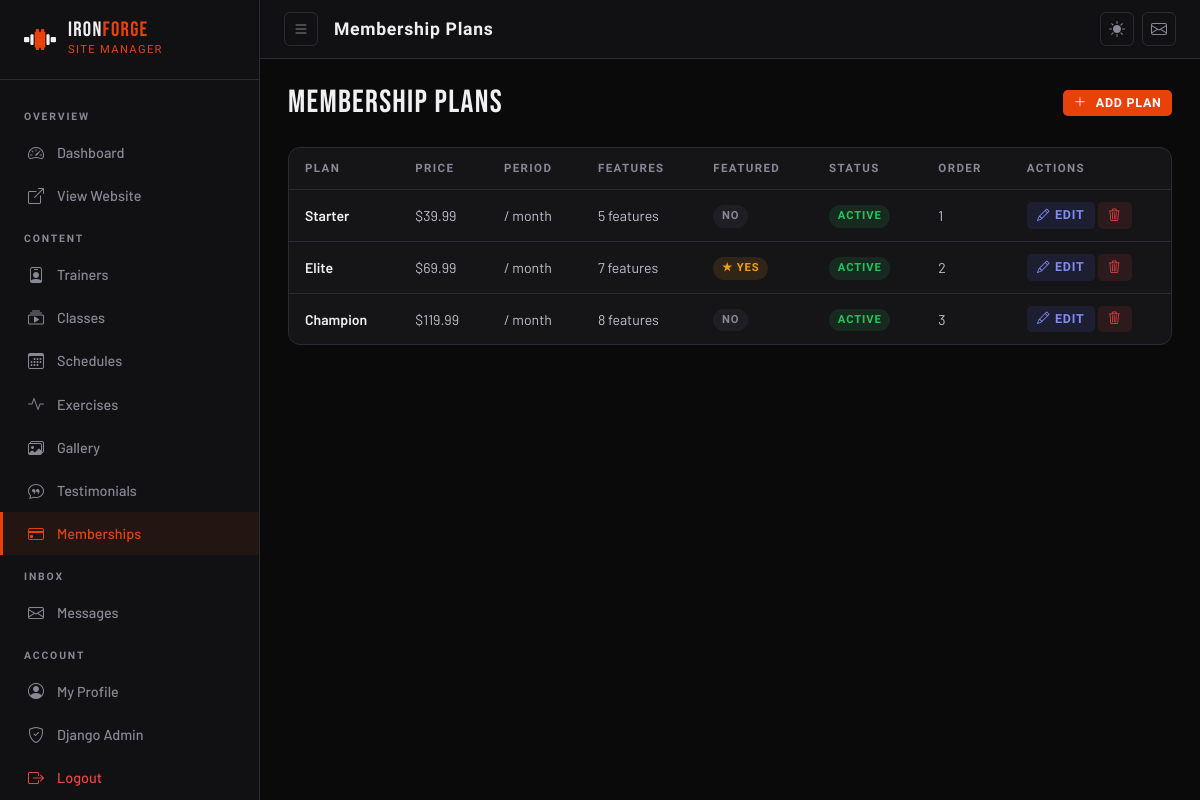
Screenshot of /manage/plans/ (signed in) with the database file from the repository.
### core/models.py (models this page shows, shortened)
class MembershipPlan(models.Model):
    name = models.CharField(max_length=100)
    price = models.DecimalField(max_digits=8, decimal_places=2)
    billing_period = models.CharField(max_length=20, default='month')
    features = models.TextField(help_text="One feature per line")
    is_featured = models.BooleanField(default=False)
    is_active = models.BooleanField(default=True)
    order = models.PositiveIntegerField(default=0)
    class Meta:
        ordering = ['order', 'price']
    def get_features_list(self):
        return [f.strip() for f in self.features.split('\n') if f.strip()]

### core/admin_views.py (the view)
# urls.py: path('plans/',                      v.plan_list,    name='plan_list'),
@staff_member_required(login_url='/accounts/login/')
def plan_list(request):
    plans = MembershipPlan.objects.all()
    return render(request, 'admin_panel/plan_list.html', {
        'plans': plans, 'meta_title': 'Manage Membership Plans'
    })

### core/context_processors.py (called while the page is built)
def admin_panel_context(request):
    if request.user.is_authenticated and request.user.is_staff:
        return {
            'unread_count': ContactMessage.objects.filter(is_read=False).count()
        }
    return {'unread_count': 0}

### templates/admin_panel/plan_list.html (shortened to what this page needs)
{% extends 'admin_panel/base.html' %}
{% block page_title %}Membership Plans{% endblock %}
{% block content %}
<div class="ap-page-header">
    <div class="ap-page-title">MEMBERSHIP PLANS</div>
    <a href="{% url 'admin_panel:plan_create' %}" class="ap-action ap-action-primary"><i class="bi bi-plus-lg me-1"></i>Add Plan</a>
</div>
<div class="ap-card">
    <div style="overflow-x:auto">
        <table class="ap-table">
            <thead>
                <tr>
                    <th>Plan</th>
                    <th>Price</th>
                    <th>Period</th>
                    <th>Features</th>
                    <th>Featured</th>
                    <th>Status</th>
                    <th>Order</th>
                    <th>Actions</th>
                </tr>
            </thead>
            <tbody>
                {% for p in plans %}
                <tr>
                    <td class="td-name">{{ p.name }}</td>
                    <td>${{ p.price }}</td>
                    <td>/ {{ p.billing_period }}</td>
                    <td>{{ p.get_features_list|length }} features</td>
                    <td>{% if p.is_featured %}<span class="ap-pill ap-pill-yellow">★ Yes</span>{% else %}<span class="ap-pill ap-pill-gray">No</span>{% endif %}</td>
                    <td>{% if p.is_active %}<span class="ap-pill ap-pill-green">Active</span>{% else %}<span class="ap-pill ap-pill-red">Hidden</span>{% endif %}</td>
                    <td>{{ p.order }}</td>
                    <td style="white-space:nowrap">
                        <a href="{% url 'admin_panel:plan_edit' p.pk %}" class="ap-action ap-action-edit"><i class="bi bi-pencil"></i> Edit</a>
                        <a href="{% url 'admin_panel:plan_delete' p.pk %}" class="ap-action ap-action-delete"><i class="bi bi-trash3"></i></a>
                    </td>
                </tr>
                {% empty %}
                <tr><td colspan="8" style="text-align:center;color:var(--text-muted);padding:2rem">No plans yet. <a href="{% url 'admin_panel:plan_create' %}" style="color:var(--accent)">Add one</a>.</td></tr>
                {% endfor %}
            </tbody>
        </table>
    </div>
</div>
{% endblock %}

### static/css/main.css (style rules this page uses)
[data-theme="dark"] { --bg: #0a0a0b; --bg-2: #111113; --bg-3: #1a1a1e; --bg-card: #151518; --surface: #1e1e23; --surface-2: #252529; --text: #f0f0f2; --text-muted: #888896; --text-light: #c0c0cc; --border: #2a2a32; --accent: #e8420a; --accent-2: #ff6b35; --accent-hover: #c23508; --gold: #c9a84c; --nav-bg: rgba(10, 10, 11, 0.92); --shadow: 0 4px 30px rgba(0,0,0,0.6); --glow: 0 0 40px rgba(232, 66, 10, 0.15); }
*, *::before, *::after { box-sizing: border-box; }
html { scroll-behavior: smooth; }
body { font-family: 'Barlow', sans-serif; background: var(--bg); color: var(--text); transition: background 0.3s ease, color 0.3s ease; overflow-x: hidden; }
a { text-decoration: none; color: inherit; transition: color 0.2s; }

### templates/admin_panel/base.html (style rules this page uses)
.ap-page-header { display: flex; align-items: center; justify-content: space-between; flex-wrap: wrap; gap: 1rem; margin-bottom: 1.75rem; }
.ap-page-title { font-family: 'Bebas Neue', sans-serif; font-size: 2rem; letter-spacing: 0.04em; color: var(--text); line-height: 1; }
.ap-card { background: var(--bg-card); border: 1px solid var(--border); border-radius: 12px; overflow: hidden; }
.ap-table { width: 100%; border-collapse: collapse; font-size: 0.88rem; }
.ap-table th { font-family: 'Barlow Condensed', sans-serif; font-size: 0.72rem; font-weight: 700; letter-spacing: 0.12em; text-transform: uppercase; color: var(--text-muted); padding: 0.75rem 1rem; border-bottom: 1px solid var(--border); white-space: nowrap; }
.ap-table td { padding: 0.75rem 1rem; color: var(--text-light); border-bottom: 1px solid var(--border); vertical-align: middle; }
.ap-table tr:last-child td { border-bottom: none; }
.ap-table .td-name { color: var(--text); font-weight: 600; }
.ap-action { display:inline-flex; align-items:center; gap:0.3rem; font-family:'Barlow Condensed',sans-serif; font-size:0.78rem; font-weight:700; letter-spacing:0.06em; text-transform:uppercase; padding:0.25rem 0.65rem; border-radius:5px; border:none; cursor:pointer; transition:all 0.15s; text-decoration:none; white-space:nowrap; }
.ap-action-edit { background:rgba(99,102,241,0.12); color:#818cf8; }
.ap-action-delete { background:rgba(239,68,68,0.1); color:#ef4444; }
.ap-action-primary { background:var(--accent); color:white; }
.ap-pill { display:inline-flex; align-items:center; font-family:'Barlow Condensed',sans-serif; font-size:0.7rem; font-weight:700; letter-spacing:0.08em; text-transform:uppercase; padding:0.18rem 0.55rem; border-radius:100px; }
.ap-pill-green { background:rgba(34,197,94,0.12); color:#22c55e; }
.ap-pill-yellow { background:rgba(245,158,11,0.12); color:#f59e0b; }
.ap-pill-gray { background:rgba(100,100,120,0.12); color:var(--text-muted); }

### rows the page displays
MembershipPlan: name "Starter", price "39.99", billing_period "month", get_features_list|length "5", is_featured "NO", is_active "ACTIVE", order "1"
MembershipPlan: name "Elite", price "69.99", billing_period "month", get_features_list|length "7", is_featured "★ YES", is_active "ACTIVE", order "2"
MembershipPlan: name "Champion", price "119.99", billing_period "month", get_features_list|length "8", is_featured "NO", is_active "ACTIVE", order "3"
